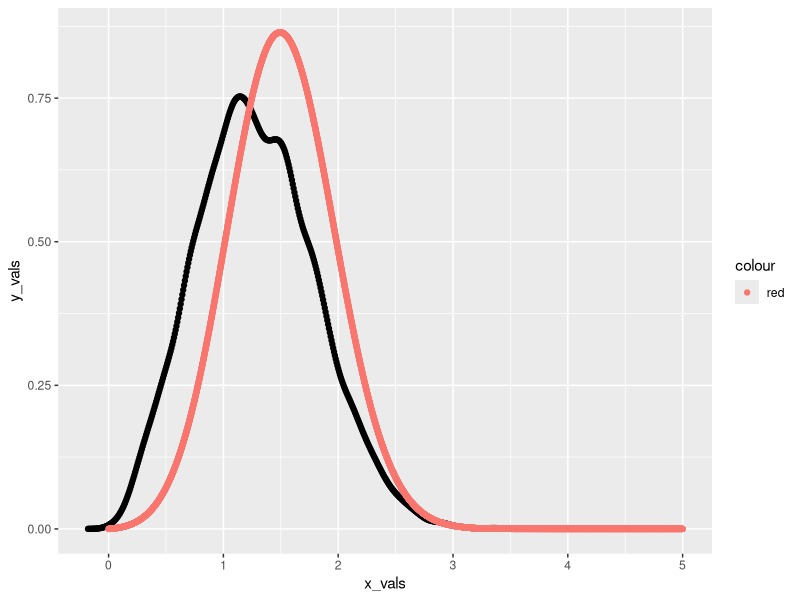

Write R code to recreate this figure.
#bayesian stuff
#we want to do monte carlo
library(ggplot2)

#sett he value of y
Y = 2;sqr = sqrt(0.6)
unnormalised_density = function(x,y){
  likelihood = dnorm(Y, mean = x, sd = 0.6)
  prior = dweibull(x, shape = 2, scale = 1.2)
  return(prior * likelihood)
}#here, sd is o.6
candidate = function(Y){
  return(rnorm(n = 1, mean = Y, sd = sqr))
}#here, variance in 0.6
alpha = function(present_state, candidate_state){
  temp1 = unnormalised_density(candidate_state,Y) * dnorm(present_state, mean = Y, sd = sqr)
  temp2 = unnormalised_density(present_state,Y) * dnorm(candidate_state, mean = Y, sd = sqr)
  return(min(1, temp1 / temp2))
  #beta<-log(dnorm(x=Y, mean=X_prop, sd=0.6))+log(dweibull(x=X_prop, shape=2, scale = 1.2, log = FALSE))+log(dnorm(x=X_actual, mean=Y, sd=sqrt(0.6))) - log(dnorm(x=Y, mean=X_actual, sd=0.6))-log(dweibull(x=X_actual, shape=2, scale = 1.2, log = FALSE))-log(dnorm(x=X_prop, mean=Y, sd=sqrt(0.6)))
  #return(beta)
}
#acceptance-rejection
next_state = function(present_state){
  candidate_state = candidate(present_state)
  alpha = alpha(present_state, candidate_state)
  rv = runif(1)
  if (rv < alpha) return(candidate_state)
  return(present_state)
}
#taken from slides
dposterior <- function(x, y, scale = 1.2, sd = .6) {
  # x: evaluation points of the density
  # y: observation Y=y (length 1),
  # scale: scale parameter of Weibull prior (shape=2 fixed)
  # sd: standard deviation of Gaussian error (mean=0 fixed)
  a <- 1/2*1/sd^2; c <- 1/scale^2
  erf <- function(x) 2*pnorm(x*sqrt(2)) - 1
  k <- ifelse(x >= 0, x * exp( -a * (x-y)^2 - c*x^2 ), 0)
  n <- exp(-a*(y^2)) *     (sqrt(pi) * a * y * exp(a^2*y^2 / (a+c)) *
                              (erf(a*y/sqrt(a+c)) + 1) +
                              sqrt(a + c) ) / (2* (a+c)^(3/2))
  k/n
}
#starting the chain now
chain = rep(0,21001)
chain[1] = Y
for(i in 1:21000){
  chain[i+1] = next_state(chain[i])
}
#remove burn-in
chain = chain[10001:21001]
thing1 = density(chain)
x_vals = thing1$x
y_vals = thing1$y
otherx = seq(0,5, by = 0.001)
othery = dposterior(otherx ,y = Y)
ggplot()+
  geom_point(data = as.data.frame(cbind(x_vals, y_vals)), aes(x = x_vals, y = y_vals))+
  geom_point(data = as.data.frame(cbind(otherx, othery)), aes(x = otherx, y = othery, colour = 'red'))
"plot(x_vals, y_vals)
points(otherx, othery)"